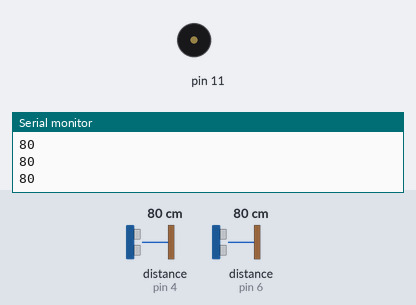
Recording of a sketch running on a simulated Arduino Uno, built with avr-gcc and run on an emulated ATmega328P. Parts: buzzer (waves = sounding), the last lines printed to the serial monitor. The test bench sets the inputs (shaded band); at power-on: distance to the obstacle (sensors on pin 6, pin 4) 80 cm.

Above: at 1.2 s.
1.3 s: distance to the obstacle (sensor on pin 6) set to 36 cm
2.8 s: distance to the obstacle (sensor on pin 6) set to 28 cm
At 3.6 s:
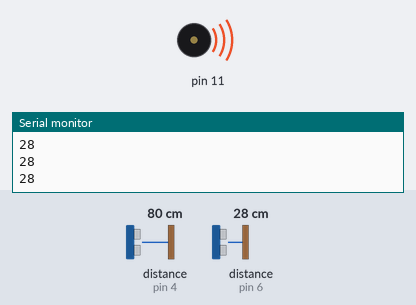
Timing chart, 0 to 5.8 s (numbered marks = the images above; inputs shaded):
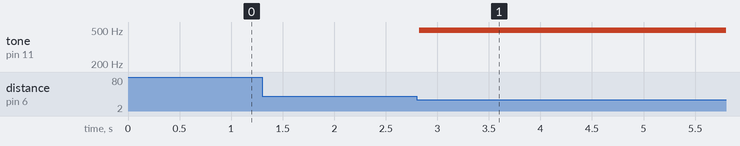

The sketch:

teremin.ino
```cpp
#include "Ultrasonic.h"

Ultrasonic ultrasonic(7,6);
Ultrasonic ultrasonic1(5,4);

int Do = 264;
int Re = 297;
int Mi = 330;
int Fa = 352;
int Sol = 395;
int La = 444;
int Si = 498;
int DO = 528;


void setup() {

  pinMode(11,OUTPUT);
  Serial.begin(9600);

}

void loop() {

  int x = ultrasonic.Ranging(CM);
  int y = ultrasonic1.Ranging(CM);
  int nota = map(x,0,40,250,1000);
  int duracao = 150;
  Serial.println(x);
   if( x>=1 && x<=4){
      tone(11,Do,duracao);
    }
    if( x>4 && x<=8){
      tone(11,Re,duracao);
    }
    if(x>8 && x<=12 ){
      tone(11,Mi,duracao);
    }
    if(x>12 && x<=16 ){
      tone(11,Fa,duracao);
    }
    if(x>16 && x<=20 ){
      tone(11,Sol,duracao);
    }
    if(x>20 && x<=24 ){
      tone(11,La,duracao);
    }
    if(x>24 && x<=28 ){
      tone(11,Si,duracao);
    }
    if(x>28 && x<=32 ){
      tone(11,DO,duracao);
    }
    delay(10);


}
```

Measured:
- the behaviour switches between 33 and 32 cm on distance to the obstacle (sensor on pin 6) (found by bisection; images 0 and 1)
- after the input at 2.8 s, tone on pin 11: silent → 498 Hz at once
